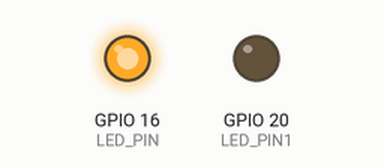
The program below on a simulated Raspberry Pi (BCM pin numbers). Shown: output pins drawn as LEDs (lit = HIGH).

Above: at 0.5 s.
At 2.5 s:
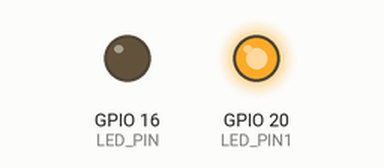
At 3.5 s:
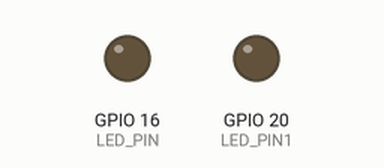
Timing chart, 0 to 5.2 s (numbered marks = the images above):
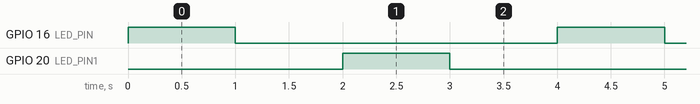

The program:

b.py
```python
import RPi.GPIO as GPIO
import time

LED_PIN = 16
LED_PIN1 = 20

GPIO.setmode(GPIO.BCM)
GPIO.setup(LED_PIN, GPIO.OUT)
GPIO.setup(LED_PIN1, GPIO.OUT)

while True:
    GPIO.output(LED_PIN, GPIO.HIGH)
    time.sleep(1)
    GPIO.output(LED_PIN, GPIO.LOW)
    time.sleep(1)
    GPIO.output(LED_PIN1, GPIO.HIGH)
    time.sleep(1)
    GPIO.output(LED_PIN1, GPIO.LOW)
    time.sleep(1)
```

Measured:
- by itself, GPIO 16 (LED_PIN), GPIO 20 (LED_PIN1): alternates HIGH for 1.0 s and LOW for 3.0 s
- by itself, everything shown: repeats every 4.0 s, in 4 steps
